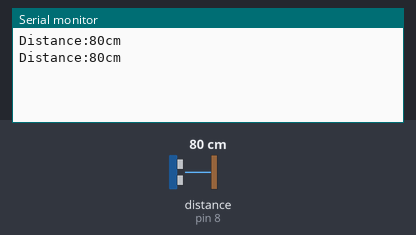
A sketch run on a simulated Arduino Uno, built with avr-gcc and run on an emulated ATmega328P. Shown: the last lines printed to the serial monitor. Wiring (inferred from the names in the program): ultrasonic range finder: trigger pin 7; echo pin 8. The test bench sets the inputs (shaded band); at power-on: distance to the obstacle (sensor on pin 8) 80 cm. The echo pulse lasts 58.3 µs per cm.

Above: at 1.8 s.
1.9 s: distance to the obstacle (sensor on pin 8) set to 2 cm
At 2.4 s:
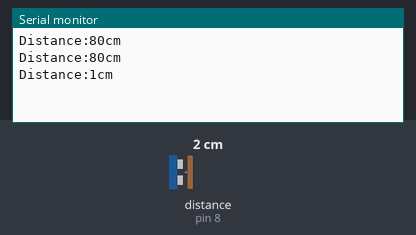
3.4 s: distance to the obstacle (sensor on pin 8) set to 4 cm
At 4.8 s:
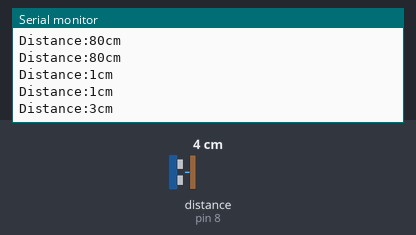
Timing chart, 0 to 6.4 s (numbered marks = the images above; inputs shaded):
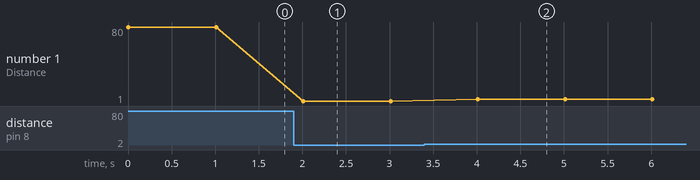

The sketch:

Ultrasonic_ranging.ino
```cpp
// (licence header left out)
int Echo = 8;
int Trig = 7;

int Distance = 0;

/*
* Function       setup
* @author        Jessica
* @date          2019.8.21
* @brief         Initial configuration
* @param[in]     void
* @retval        void
* @par History   no
*/
void setup()
{
  Serial.begin(9600);
  pinMode(Echo, INPUT);
  pinMode(Trig, OUTPUT);
}

/*
* Function       Distance_test
* @author        Jessica
* @date          2019.8.21
* @brief         Distance_test
* @param[in]     void
* @param[out]    void
* @retval        void
* @par History   no
*/
void Distance_test()
{
  digitalWrite(Trig, LOW);   //Give the trigger pin a low level of 2μs
  delayMicroseconds(2);
  digitalWrite(Trig, HIGH);  //Give the trigger pin a high level of at least 10 μs
  delayMicroseconds(10);
  digitalWrite(Trig, LOW);    //Continue to give trigger pin low level
  float Fdistance = pulseIn(Echo, HIGH);  //Read high time (unit: microsecond)
  Fdistance= Fdistance/58;       //Y meters = (X seconds * 344) / 2
  // X seconds=（ 2*Y meters）/344 ==》X seconds=0.0058*Y meters ==》cm = microseconds/58
  Distance = Fdistance;
}

/*
* Function       loop
* @author        Jessica
* @date          2019.8.21
* @brief         main
* @param[in]     void
* @param[out]    void
* @retval        void
* @par History   no
*/
void loop()
{
  Distance_test();
  Serial.print("Distance:");
  Serial.print(Distance);
  Serial.println("cm");
  delay(1000);
}
```

Measured:
- after the input at 1.9 s, the serial monitor: prints a new line after 0.11 s (image 1)
- after the input at 3.4 s, the serial monitor: prints a new line after 0.61 s (image 2)
- plotted number 1: 80 → 1 after the input at 1.9 s, 1 → 3 after the input at 3.4 s
